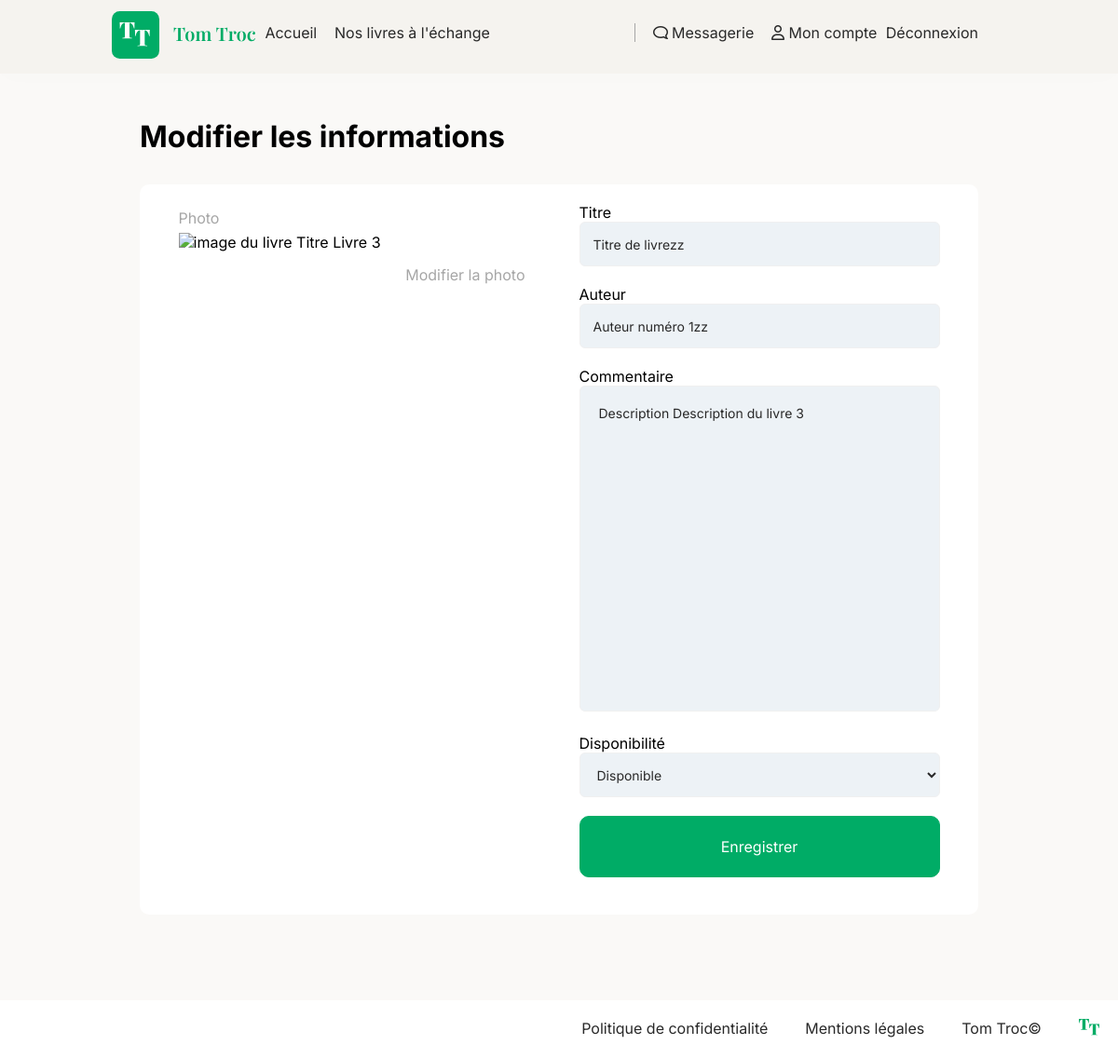
Page /index.php?action=editBook&id=8 (signed in) on the committed database.
### tables this page shows
CREATE TABLE `books` (
  `id` int(11) NOT NULL,
  `user_id` int(11) DEFAULT NULL,
  `title` varchar(255) DEFAULT NULL,
  `author` varchar(255) DEFAULT NULL,
  `description` text DEFAULT NULL,
  `available` tinyint(1) DEFAULT NULL,
  `image` varchar(255) DEFAULT NULL
);

### views/View.php (called while the page is built, shortened)
<?php
class View
{
    public function render(string $viewName, array $params = []) : void
    {
        $viewPath = $this->buildViewPath($viewName);
        $content = $this->_renderViewFromTemplate($viewPath, $params);
    }
    private function _renderViewFromTemplate(string $viewPath, array $params = []) : string
    {
        if (file_exists($viewPath)) {
            extract($params);
            require($viewPath);
            return ob_get_clean();
        } else {
            throw new Exception("La vue '$viewPath' est introuvable.");
        }
    }
    private function buildViewPath(string $viewName) : string
    {
        return TEMPLATE_VIEW_PATH . $viewName . '.php';
    }
}

### controllers/BookController.php (called while the page is built, shortened)
<?php
class BookController
{
    public function showEditBook($id): void
    {
        $bookManager = new BookManager();
        $book = $bookManager->getBookById((int) $id);
        $view = new View('ShowEditBook');
        $view->render('editBook', ['book' => $book]);
    }
}

### index.php (called while the page is built, shortened)
<?php
$action = Utils::request('action', 'home');
$id = Utils::request('id');
$bookId = Utils::request('bookId');
try {
    switch ($action) {
        case "editBook":
            if (isset($bookId)) {
                $bookController = new BookController();
                $bookController->editBook();
            } else {
                $bookController = new BookController();
                $bookController->showEditBook($id);
            }
            break;
    }
} catch (Exception $e) {
    $errorView = new View('Erreur');
    $errorView->render('errorPage', ['errorMessage' => $e->getMessage()]);
}

### models/Book.php (called while the page is built, shortened)
<?php
class Book extends AbstractEntity
{
    private string $title = "";
    private string $author = "";
    private string $description;
    private int $available;
    public function getTitle(): string
    {
        return $this->title;
    }
    public function setTitle(string $title): void
    {
        $this->title = $title;
    }
    public function getAuthor(): string
    {
        return $this->author;
    }
    public function setAuthor(string $author): void
    {
        $this->author = $author;
    }
    public function getDescription(): string
    {
        return $this->description;
    }
    public function setDescription(string $description): void
    {
        $this->description = $description;
    }
    public function getAvailable(): string
    {
        return $this->available;
    }
    public function setAvailable(bool $available): void
    {
        $this->available = $available;
    }
}

### models/DBManager.php (called while the page is built, shortened)
<?php
class DBManager
{
    private static $instance;
    private $db;
    private function __construct()
    {
        $this->db = new PDO('mysql:host=' . DB_HOST . ';dbname=' . DB_NAME . ';charset=utf8', DB_USER, DB_PASS);
        $this->db->setAttribute(PDO::ATTR_ERRMODE, PDO::ERRMODE_EXCEPTION);
        $this->db->setAttribute(PDO::ATTR_DEFAULT_FETCH_MODE, PDO::FETCH_ASSOC);
    }
    public static function getInstance() : DBManager
    {
        if (!self::$instance) {
            self::$instance = new DBManager();
        }
        return self::$instance;
    }
    public function query(string $sql, ?array $params = null) : PDOStatement
    {
        if ($params == null) {
            $query = $this->db->query($sql);
        } else {
            $query = $this->db->prepare($sql);
            $query->execute($params);
        }
        return $query;
    }
}

### models/BookManager.php (called while the page is built, shortened)
<?php
class BookManager extends AbstractEntityManager
{
    public function getBookById(int $id): ?Book
    {
        $sql = "SELECT books.*, users.pseudo, users.image AS userImage
        FROM books
        INNER JOIN users ON books.user_id = users.id
        WHERE books.id = :id";
        $params = ["id" => $id];
        $stmt = $this->db->query($sql, $params);
        $stmt->execute($params);
        $result = $stmt->fetch(PDO::FETCH_ASSOC);
        return new Book($result);
    }
}

### views/templates/editBook.php (the view, shortened to what this page needs)
<div class="EditBook profile">
    <div class="profile__card">
        <h1 class="profile__title">Modifier les informations</h1>
        <div class="editBook__background">
            <div class="editBook__card">
                <p class="editBook__text">Photo</p>
                <img class="editBook__image" src="images/hamza-nouasria.jpg" alt="image du livre Titre Livre 3">
                <label for="fileInput" class="editBook__link">Modifier la photo</label>
            </div>
            <div class="editBook__editInfo editInfo ">
                <form class="personalInfo__form" action="index.php?action=editBook" method="POST">
                    <label class="personalInfo__label" for="titre">Titre</label>
                    <input class="personalInfo__input" type="text" name="titre" id="titre"
                        value="<?= $book->getTitle() ?>">
                    <label class="personalInfo__label" for="auteur">Auteur</label>
                    <input class="personalInfo__input" type="text" name="auteur" id="auteur"
                        value="<?= $book->getAuthor() ?>">
                    <label class="personalInfo__label" for="commentaire">Commentaire</label>
                    <textarea class="personalInfo__input editInfo__textarea" name="commentaire" id="commentaire"
                        type="text-area"><?= $book->getDescription() ?></textarea>
                    <label class="personalInfo__label" for="disponibilite">Disponibilité</label>
                    <select class="personalInfo__input" id="disponibilite" name="disponibilite">
                        <option value="1" <?= ($book->getAvailable() == 1) ? "selected" : "" ?>>Disponible </option>
                    </select>
                    <button type="submit" class="button button-green button__full">Enregistrer</button>
                </form>
            </div>
        </div>
    </div>
</div>

### css/style.css (style rules this page uses)
:root { --gris-clair: #f5f3ef; --vert-principal: #00ac66; --gris-texte: #a6a6a6; --gris-fonce: #292929; }
* { font-family: "Inter"; }
body { margin: 0; }
.button { padding: 22px 38px; border-radius: 10px; border: 1px solid var(--vert-principal); transition: 0.3s; cursor: pointer; font-size: 1rem; text-decoration: none; display: block; width: fit-content; }
.button-green { background-color: var(--vert-principal); color: white; }
.editBook__background { background-color: white; padding: 20px 20px 40px 20px; border-radius: 10px 10px 10px 10px; display: flex; flex-direction: column; }
.editBook__card { display: flex; flex-direction: column; width: 100%; }
.editBook__text { line-height: 0; color: var(--gris-texte); }
.editBook__image { object-fit: cover; width: 100%; max-height: 400px; }
.editBook__link { justify-content: flex-end; display: flex; margin: 15px; color: var(--gris-texte); }
.button__full { width: 100%; }
.editInfo__textarea { resize: none; min-height: 350px; padding: 20px !important; }
.profile { background-color: #faf9f7; padding-bottom: 92px; }
.profile__card { max-width: 100%; margin: 0 3%; }
.profile__title { padding-top: 48px; padding-bottom: 32px; margin: 0; }
.personalInfo__input { box-sizing: border-box; width: 100%; height: 48px; border-radius: 6px; background-color: #edf2f6; border: 1px solid #f0f0f0; margin-bottom: 20px; padding: 0 14px; font-size: 14px; color: var(--gris-fonce); }
@media screen and (min-width: 1200px) { .editBook__card { width: 45%; } }
@media screen and (min-width: 1200px) { .editInfo { width: 45%; } }
@media screen and (min-width: 1200px) { .editBook__background { flex-direction: row; justify-content: space-around; } }
@media screen and (min-width: 1200px) { .profile__card { margin: 0 150px; } }

### rows in the picture
books: titre "Titre de livrezz", auteur "Auteur numéro 1zz", commentaire "Description Description du livre 3", disponibilite "Disponible"
